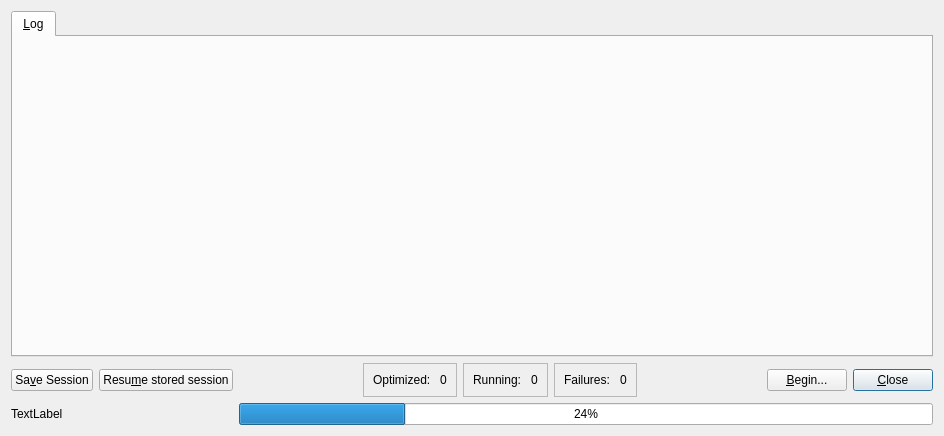
<?xml version="1.0" encoding="UTF-8"?>
<ui version="4.0">
 <class>XtalOptDialog</class>
 <widget class="QDialog" name="XtalOptDialog">
  <property name="geometry">
   <rect>
    <x>0</x>
    <y>0</y>
    <width>944</width>
    <height>436</height>
   </rect>
  </property>
  <property name="sizePolicy">
   <sizepolicy hsizetype="Preferred" vsizetype="Preferred">
    <horstretch>0</horstretch>
    <verstretch>0</verstretch>
   </sizepolicy>
  </property>
  <property name="windowTitle">
   <string>Crystal Optimization Tool</string>
  </property>
  <layout class="QGridLayout" name="gridLayout">
   <item row="4" column="8">
    <widget class="QPushButton" name="pushButton">
     <property name="sizePolicy">
      <sizepolicy hsizetype="Fixed" vsizetype="Fixed">
       <horstretch>0</horstretch>
       <verstretch>0</verstretch>
      </sizepolicy>
     </property>
     <property name="text">
      <string>&amp;Close</string>
     </property>
    </widget>
   </item>
   <item row="4" column="7">
    <widget class="QPushButton" name="push_begin">
     <property name="sizePolicy">
      <sizepolicy hsizetype="Fixed" vsizetype="Fixed">
       <horstretch>0</horstretch>
       <verstretch>0</verstretch>
      </sizepolicy>
     </property>
     <property name="text">
      <string>&amp;Begin...</string>
     </property>
    </widget>
   </item>
   <item row="4" column="0">
    <widget class="QPushButton" name="push_save">
     <property name="text">
      <string>Sa&amp;ve Session</string>
     </property>
    </widget>
   </item>
   <item row="4" column="1">
    <widget class="QPushButton" name="push_resume">
     <property name="text">
      <string>Resu&amp;me stored session</string>
     </property>
    </widget>
   </item>
   <item row="4" column="3">
    <widget class="QFrame" name="frame">
     <property name="frameShape">
      <enum>QFrame::StyledPanel</enum>
     </property>
     <property name="frameShadow">
      <enum>QFrame::Raised</enum>
     </property>
     <layout class="QGridLayout" name="gridLayout_2">
      <item row="0" column="0">
       <widget class="QLabel" name="label">
        <property name="text">
         <string>Optimized: </string>
        </property>
       </widget>
      </item>
      <item row="0" column="1">
       <widget class="QLabel" name="label_opt">
        <property name="text">
         <string>0</string>
        </property>
       </widget>
      </item>
     </layout>
    </widget>
   </item>
   <item row="4" column="4">
    <widget class="QFrame" name="frame_2">
     <property name="frameShape">
      <enum>QFrame::StyledPanel</enum>
     </property>
     <property name="frameShadow">
      <enum>QFrame::Raised</enum>
     </property>
     <layout class="QGridLayout" name="gridLayout_3">
      <item row="0" column="0">
       <widget class="QLabel" name="label_3">
        <property name="text">
         <string>Running: </string>
        </property>
       </widget>
      </item>
      <item row="0" column="1">
       <widget class="QLabel" name="label_run">
        <property name="text">
         <string>0</string>
        </property>
       </widget>
      </item>
     </layout>
    </widget>
   </item>
   <item row="4" column="5">
    <widget class="QFrame" name="frame_4">
     <property name="frameShape">
      <enum>QFrame::StyledPanel</enum>
     </property>
     <property name="frameShadow">
      <enum>QFrame::Raised</enum>
     </property>
     <layout class="QGridLayout" name="gridLayout_5">
      <item row="0" column="0">
       <widget class="QLabel" name="label_7">
        <property name="text">
         <string>Failures: </string>
        </property>
       </widget>
      </item>
      <item row="0" column="1">
       <widget class="QLabel" name="label_fail">
        <property name="text">
         <string>0</string>
        </property>
       </widget>
      </item>
     </layout>
    </widget>
   </item>
   <item row="2" column="0" colspan="9">
    <widget class="QTabWidget" name="tabs">
     <property name="currentIndex">
      <number>0</number>
     </property>
     <widget class="QWidget" name="tab_log">
      <attribute name="title">
       <string>&amp;Log</string>
      </attribute>
      <layout class="QGridLayout" name="gridLayout_7"/>
     </widget>
    </widget>
   </item>
   <item row="4" column="6">
    <spacer name="horizontalSpacer">
     <property name="orientation">
      <enum>Qt::Horizontal</enum>
     </property>
     <property name="sizeHint" stdset="0">
      <size>
       <width>40</width>
       <height>20</height>
      </size>
     </property>
    </spacer>
   </item>
   <item row="4" column="2">
    <spacer name="horizontalSpacer_2">
     <property name="orientation">
      <enum>Qt::Horizontal</enum>
     </property>
     <property name="sizeHint" stdset="0">
      <size>
       <width>40</width>
       <height>20</height>
      </size>
     </property>
    </spacer>
   </item>
   <item row="5" column="0" colspan="2">
    <widget class="QLabel" name="label_prog">
     <property name="text">
      <string>TextLabel</string>
     </property>
    </widget>
   </item>
   <item row="5" column="2" colspan="7">
    <widget class="QProgressBar" name="progbar">
     <property name="value">
      <number>24</number>
     </property>
    </widget>
   </item>
  </layout>
 </widget>
 <tabstops>
  <tabstop>tabs</tabstop>
  <tabstop>push_save</tabstop>
  <tabstop>push_resume</tabstop>
  <tabstop>push_begin</tabstop>
  <tabstop>pushButton</tabstop>
 </tabstops>
 <resources/>
 <connections>
  <connection>
   <sender>pushButton</sender>
   <signal>clicked()</signal>
   <receiver>XtalOptDialog</receiver>
   <slot>accept()</slot>
   <hints>
    <hint type="sourcelabel">
     <x>840</x>
     <y>494</y>
    </hint>
    <hint type="destinationlabel">
     <x>199</x>
     <y>149</y>
    </hint>
   </hints>
  </connection>
 </connections>
</ui>
